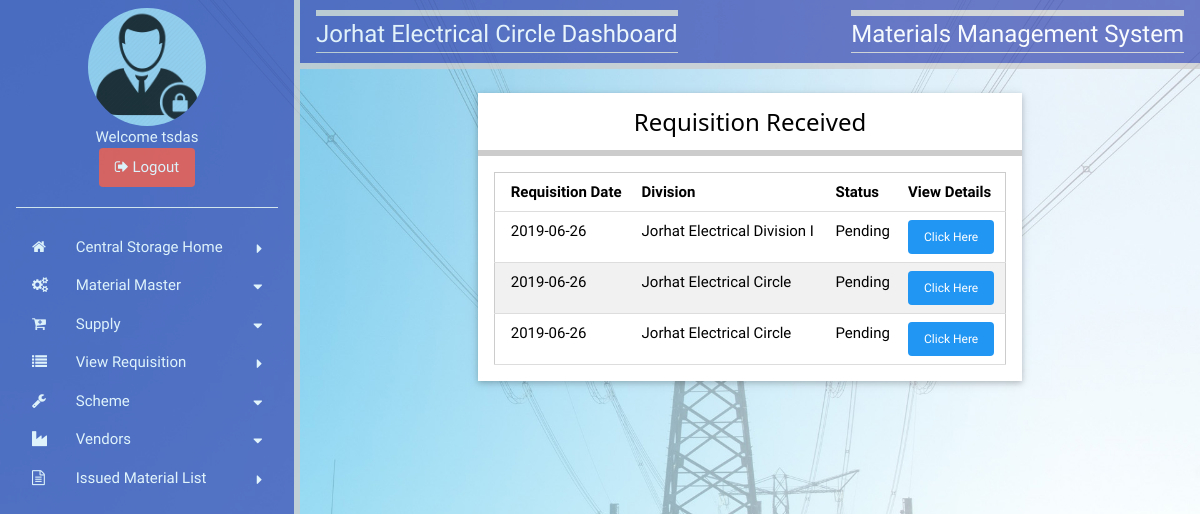
Screenshot of /APDCLTS/requestRcstore.php (signed in) with the database file from the repository.
### tables this page shows
CREATE TABLE `users` (
  `usertype` varchar(20) NOT NULL,
  `department` varchar(255) NOT NULL,
  `userid` varchar(100) NOT NULL,
  `password` varchar(100) NOT NULL,
  PRIMARY KEY (`userid`)
);

CREATE TABLE `requisition` (
  `rno` int(11) NOT NULL AUTO_INCREMENT,
  `date` date NOT NULL,
  `cdivision` varchar(40) NOT NULL,
  `sdiv` varchar(40) NOT NULL,
  `status` varchar(10) DEFAULT NULL,
  PRIMARY KEY (`rno`)
);

### APDCLTS/requestRcstore.php (the view, shortened to what this page needs)
<?php
	include "include/connect.php";
	$uid=$_SESSION["uname"];
	$sql="Select department from users where userid='$uid'";
	$result=mysqli_query($link,$sql);
	$row=mysqli_fetch_array($result);
	$divn=$row[0];
?>
<!doctype html>
<html>
<head>
<link href="css/w3.css" type="text/css" rel="stylesheet">
<link href="css/style.css" type="text/css" rel="stylesheet">
<link rel="stylesheet" href="https://cdnjs.cloudflare.com/ajax/libs/font-awesome/4.7.0/css/font-awesome.min.css">
</head>
<body>
	<?php include "cstoreSbar.php"; ?>
    <div style="margin-left:300px;">
    	<div class="w3-container w3-indigo w3-right-align w3-opacity-min w3-bottombar">
        	<div class="w3-left">
            	<h3 class="topbar w3-border-bottom"><?php echo $divn; ?> Dashboard</h3>
            </div>
            <div class="w3-right">
            	<h3 class="topbar w3-border-bottom">Materials Management System</h3>
            </div>
        </div>
        <div class="container" style="width:90%; margin:24px auto;">
				<div class="card white" style="width:70%; margin:0 auto;">
                	<div class="container center bottombar">
                    	<h3>Requisition Received</h3>
                    </div>
                    <div class="container padding-16">
                    	<table class="table-all">
                        	<thead>
                            	<th>Requisition Date</th>
                                <th>Division</th>
                                <th>Status</th>
                                <th>View Details</th>
                            </thead>
                            <tbody>
                            	<?php
									$sql="Select A.*,B.status from requisition as A,reqdetails as B where B.status='C Store' and A.rno=B.rno GROUP BY B.rno";
									$result=mysqli_query($link,$sql);
									while($row=mysqli_fetch_array($result))
									{
										echo '<tr>';
										echo '<td>'.$row[1].'</td>';
										if($row[2]=='')
										{
											echo '<td>'."Jorhat Electrical Circle".'</td>';
										}
										else
										{
											echo '<td>'.$row[2].'</td>';
										}
										echo '<td>'.$row[4].'</td>';
										echo '<td><a href="viewRdetailsCStore.php?id='.$row[0].'" class="btn blue round small">Click Here</a></td>';
										echo '</tr>';
									}
								?>
                            </tbody>
                        </table>
                    </div>
                </div>
        </div>
   </div>
</body>
</html>

### APDCLTS/css/w3.css (style rules this page uses)
*,*:before,*:after { box-sizing:inherit }
html { -ms-text-size-adjust:100%;-webkit-text-size-adjust:100% }
body { margin:0 }
a { background-color:transparent;-webkit-text-decoration-skip:objects }
html,body { font-family:Verdana,sans-serif;font-size:15px;line-height:1.5 }
html { overflow-x:hidden }
h3 { font-size:24px }
h1,h2,h3,h4,h5,h6 { font-family:"Segoe UI",Arial,sans-serif;font-weight:400;margin:10px 0 }
a { color:inherit }
.w3-container:after,.w3-container:before,.w3-panel:after,.w3-panel:before,.w3-row:after,.w3-row:before,.w3-row-padding:after,.w3-row-padding:before, .w3-cell-row:before,.w3-cell-row:after,.w3-clear:after,.w3-clear:before,.w3-bar:before,.w3-bar:after { content:"";display:table;clear:both }
.w3-container,.w3-panel { padding:0.01em 16px }
.w3-opacity-min { opacity:0.75 }
.w3-right-align { text-align:right!important }
.w3-border-bottom { border-bottom:1px solid #ccc!important }
.w3-bottombar { border-bottom:6px solid #ccc!important }
.w3-left { float:left!important }
.w3-right { float:right!important }
.w3-indigo,.w3-hover-indigo:hover { color:#fff!important;background-color:#3f51b5!important }

### APDCLTS/css/style.css (style rules this page uses)
*,*:before,*:after { box-sizing:inherit }
html { -ms-text-size-adjust:100%;-webkit-text-size-adjust:100% }
body { margin:0 }
a { background-color:transparent;-webkit-text-decoration-skip:objects }
html,body { font-family:Verdana,sans-serif;font-size:15px;line-height:1.5 }
html { overflow-x:hidden }
h3 { font-size:24px }
h1,h2,h3,h4,h5,h6 { font-family:"Segoe UI",Arial,sans-serif;font-weight:400;margin:10px 0 }
a { color:inherit }
.table,.table-all { border-collapse:collapse;border-spacing:0;width:100%;display:table }
.table-all { border:1px solid #ccc }
.bordered tr,.table-all tr { border-bottom:1px solid #ddd }
.table-all tr:nth-child(odd) { background-color:#fff }
.table-all tr:nth-child(even) { background-color:#f1f1f1 }
.table td,.table th,.table-all td,.table-all th { padding:8px 8px;display:table-cell;text-align:left;vertical-align:top }
.table th:first-child,.table td:first-child,.table-all th:first-child,.table-all td:first-child { padding-left:16px }
.btn,.button { border:none;display:inline-block;padding:8px 16px;vertical-align:middle;overflow:hidden;text-decoration:none;color:inherit;background-color:inherit;text-align:center;cursor:pointer;white-space:nowrap }
.btn,.button { -webkit-touch-callout:none;-webkit-user-select:none;-khtml-user-select:none;-moz-user-select:none;-ms-user-select:none;user-select:none }
.container:after,.container:before,.panel:after,.panel:before,.row:after,.row:before,.row-padding:after,.row-padding:before, .cell-row:before,.cell-row:after,.clear:after,.clear:before,.bar:before,.bar:after { content:"";display:table;clear:both }
.round,.round-medium { border-radius:4px }
.container,.panel { padding:0.01em 16px }
.card,.card-2 { box-shadow:0 2px 5px 0 rgba(0,0,0,0.16),0 2px 10px 0 rgba(0,0,0,0.12) }
.small { font-size:12px!important }
.center { text-align:center!important }
.topbar { border-top:6px solid #ccc!important }
.bottombar { border-bottom:6px solid #ccc!important }
.padding-16 { padding-top:16px!important;padding-bottom:16px!important }
.blue,.hover-blue:hover { color:#fff!important;background-color:#2196F3!important }
.white,.hover-white:hover { color:#000!important;background-color:#fff!important }

### APDCLTS/requestRcstore.php (style rules this page uses)
body { font-family: 'Concert One', cursive; background-image:url(images/bgrd.jpg); background-repeat:no-repeat; background-size:cover; }
.topbar { font-family: 'Concert One', cursive; }

### rows the page displays
users: department "Jorhat Electrical Circle"
requisition: date "2019-06-26", cdivision "Jorhat Electrical Division I", status "Pending"
requisition: date "2019-06-26", cdivision "Jorhat Electrical Circle", status "Pending"
requisition: date "2019-06-26", cdivision "Jorhat Electrical Circle", status "Pending"

### other values shown
$uid "tsdas"
